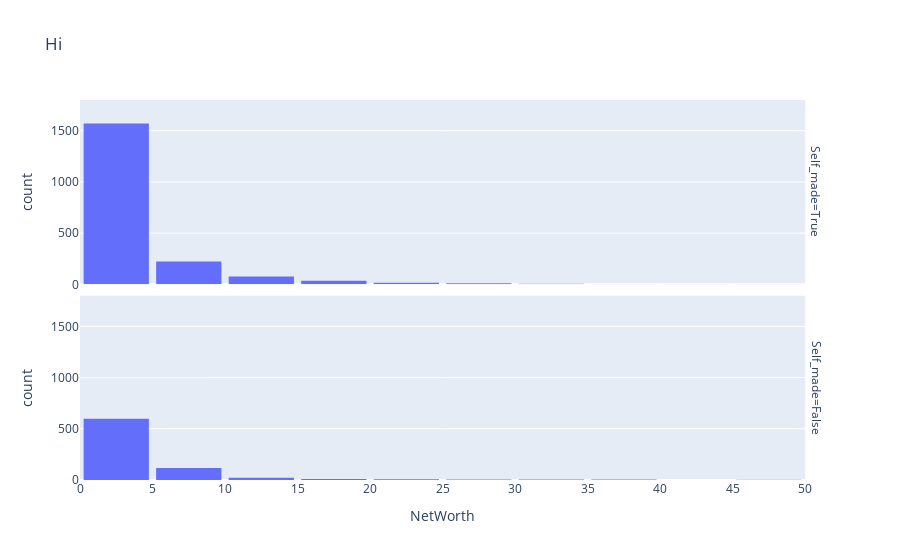

The cell this chart's notebook holds for it:
### Code cell
df_selfmade = df[~df['Self_made'].isnull()]
fig = px.histogram(df_selfmade, 
                   x="NetWorth", 
                   facet_row="Self_made", 
                   range_x=(0, 50), 
                   range_y=(0, 1600),
                   facet_col_spacing=0.05,
                   nbins=40, 
                   title="Histogram of Net Worth by Self Made Status")

fig.update_layout(bargap=0.1)
fig.update_yaxes(range=[0, 1800])
fig.update_xaxes(nticks=20)
# fig.for_each_annotation(lambda a: a.update(text=a.text.split("=")[-1]))
display(fig)

### Figure 1 — Plotly figure (JSON) as saved in the notebook; plotly's stock layout.template omitted (floating-point values rounded to 4 significant figures; data arrays with more than 128 entries replaced by an {"elided": "..."} marker saying what was removed)
{"data": [{"alignmentgroup": "True", "bingroup": "x", "hovertemplate": "Self_made=True<br>NetWorth=%{x}<br>count=%{y}<extra></extra>", "legendgroup": "", "marker": {"color": "#636efa", "pattern": {"shape": ""}}, "name": "", "nbinsx": 40, "offsetgroup": "", "orientation": "v", "showlegend": false, "type": "histogram", "x": {"elided": "1960 float values"}, "xaxis": "x2", "yaxis": "y2"}, {"alignmentgroup": "True", "bingroup": "x", "hovertemplate": "Self_made=False<br>NetWorth=%{x}<br>count=%{y}<extra></extra>", "legendgroup": "", "marker": {"color": "#636efa", "pattern": {"shape": ""}}, "name": "", "nbinsx": 40, "offsetgroup": "", "orientation": "v", "showlegend": false, "type": "histogram", "x": {"elided": "777 float values"}, "xaxis": "x", "yaxis": "y"}], "layout": {"annotations": [{"font": {}, "showarrow": false, "text": "Self_made=False", "textangle": 90, "x": 0.98, "xanchor": "left", "xref": "paper", "y": 0.2425, "yanchor": "middle", "yref": "paper"}, {"font": {}, "showarrow": false, "text": "Self_made=True", "textangle": 90, "x": 0.98, "xanchor": "left", "xref": "paper", "y": 0.7575, "yanchor": "middle", "yref": "paper"}], "bargap": 0.1, "barmode": "relative", "legend": {"tracegroupgap": 0}, "title": {"text": "Hi"}, "xaxis": {"anchor": "y", "domain": [0, 0.98], "nticks": 20, "range": [0, 50], "title": {"text": "NetWorth"}}, "xaxis2": {"anchor": "y2", "domain": [0, 0.98], "matches": "x", "nticks": 20, "showticklabels": false}, "yaxis": {"anchor": "x", "domain": [0, 0.485], "range": [0, 1800], "title": {"text": "count"}}, "yaxis2": {"anchor": "x2", "domain": [0.515, 1], "matches": "y", "range": [0, 1800], "title": {"text": "count"}}}}
